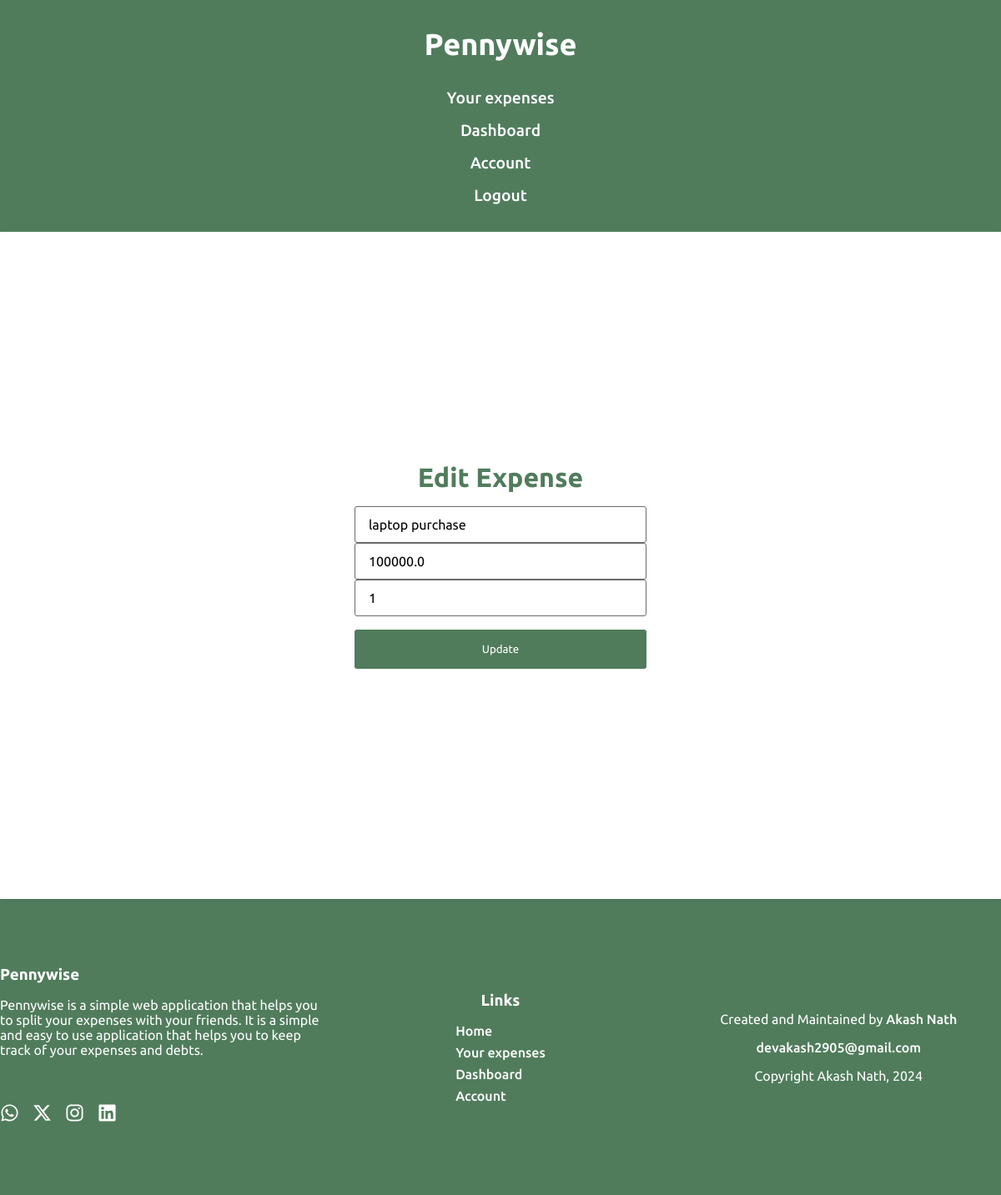
Page /edit_expense/1 (signed in) on the committed database.
### app.py (models this page shows, shortened)
class Expenses(db.Model):
    id = db.Column(db.Integer, primary_key=True)
    user_id = db.Column(db.Integer, db.ForeignKey('user.id'), nullable=False)
    title = db.Column(db.String(100), nullable=False)
    amount = db.Column(db.Float, nullable=False)
    date = db.Column(db.DateTime, nullable=False, default=datetime.now)
    split_with = db.Column(db.Integer, nullable=False)
    per_person = db.Column(db.Float, nullable=False)
    completed = db.Column(db.Boolean, default=False)

### app.py (the view)
@app.route('/edit_expense/<int:id>')
def edit_expense(id):
    if 'user_id' not in session:
        return redirect('/login')
    expense = Expenses.query.filter_by(id=id).first()
    return render_template('edit_expense.html', expense=expense, logged_in=True)

### templates/edit_expense.html (shortened to what this page needs)
{% extends 'base.html' %}
{% block body %}
<div class="edit-expense">
    <h1>Edit Expense</h1>
    <form method="POST" action="/update_expense/{{expense.id}}">
        <input type="text" name="title" placeholder="Title" value="{{expense.title}}">
        <input type="number" name="amount" placeholder="Amount" value="{{expense.amount}}">
        <input type="number" name="split" placeholder="Split with" value="{{expense.split_with}}">
        <button type="submit">Update</button>
    </form>
</div>
{% endblock %}

### static/style.css (style rules this page uses)
* { margin: 0; padding: 0; box-sizing: border-box; font-family: 'Ubuntu', sans-serif; }
.edit-expense { display: flex; flex-direction: column; align-items: center; justify-content: center; min-height: 100vh; background-color: #fff; padding: 2rem; border-radius: 5px; box-shadow: 0 0 10px rgba(0, 0, 0, 0.1); }
.edit-expense h1 { font-size: 2rem; margin-bottom: 1rem; color: #507c5c; }
.edit-expense form { display: flex; flex-direction: column; width: 100%; max-width: 350px; }
.edit-expense form input { padding: 0.75rem 1rem; border: 1px solid #6a6a6a; border-radius: 3px; font-size: 1rem; }
.edit-expense form button { background-color: #507c5c; color: #fff; padding: 1rem 2rem; border: none; border-radius: 3px; cursor: pointer; margin-top: 1rem; transition: background-color 0.2s ease-in-out; }

### rows in the picture
Expenses: title "laptop purchase", amount "100000.0", split "1"
